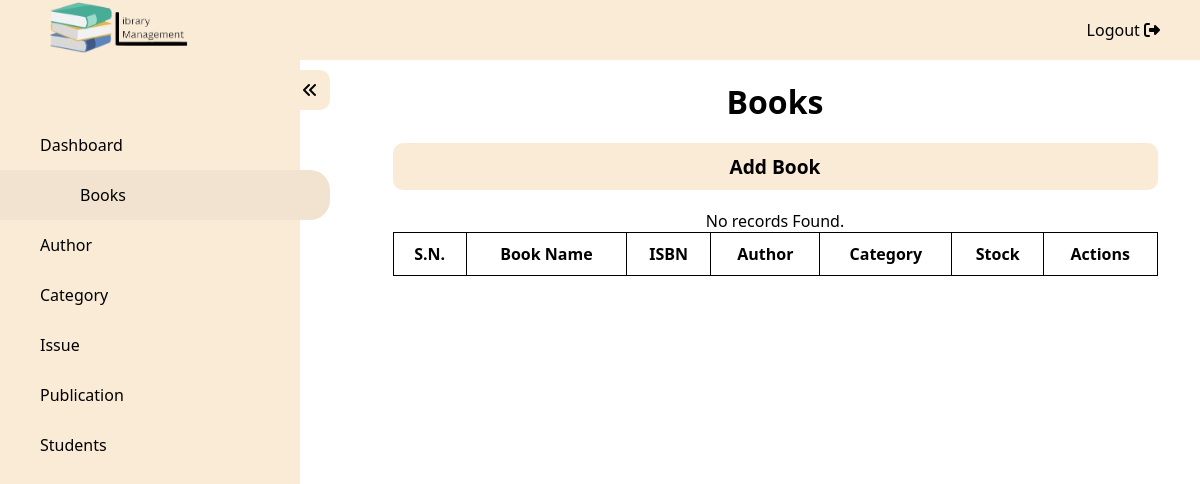
The app's page /admin/books.php (signed in), older data.
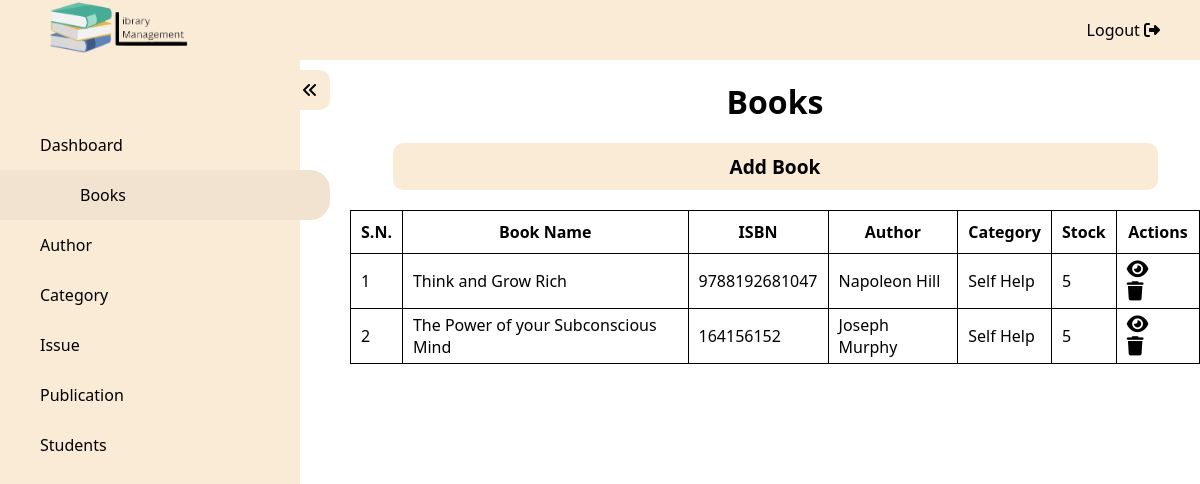
The same page, newer data.
### tables this page shows
CREATE TABLE `Book_Details` (
  `BOOK_ID` int NOT NULL,
  `BOOK_Name` varchar(255) NOT NULL,
  `BOOK_ISBN` varchar(255) NOT NULL,
  `AUT_ID` int NOT NULL,
  `CAT_ID` int NOT NULL,
  `PUB_ID` int NOT NULL,
  `BOOK_Pub_Date` varchar(50) NOT NULL,
  `BOOK_Stock` int NOT NULL,
  `BOOK_Price` int NOT NULL,
  `BOOK_Page` int NOT NULL,
  `BOOK_Image` varchar(255) NOT NULL,
  `BOOK_Add_Date` timestamp NOT NULL DEFAULT CURRENT_TIMESTAMP
);

CREATE TABLE `Author_Details` (
  `AUT_ID` int NOT NULL,
  `AUT_Name` varchar(100) NOT NULL,
  `AUT_Status` varchar(50) NOT NULL
);

CREATE TABLE `Category_Details` (
  `CAT_ID` int NOT NULL,
  `CAT_Name` varchar(100) NOT NULL,
  `CAT_Status` varchar(50) NOT NULL
);

### admin/books.php (the view, shortened to what this page needs)
<?php
require("../config/db_connect.php");
?>
<!DOCTYPE html>
<html lang="en">
<head>
    <link rel="stylesheet" href="https://cdnjs.cloudflare.com/ajax/libs/font-awesome/6.2.1/css/all.min.css" />
    <link rel="stylesheet" href="../assets/css/index.css" />
    <link rel="stylesheet" href="../assets/css/details.css">
</head>
<body>
    <nav id="topbar">
        <div class="logo"><a href="../index.php"><img src="../assets/image/logo.png" /></a></div>
        <ul>
            <li><a href="../functions/logout.php">Logout <i class="fa-solid fa-right-from-bracket"></i></a> </li>
        </ul>
    </nav>
    <div class="wrapper">
        <nav id="sidebar" class="activeSidebar">
            <div class="iconParent">
                <i class="fa-solid fa-angles-left icon"></i>
            </div>
            <ul>
                <a href="./dashboard.php">
                    <li>Dashboard</li>
                </a>
                <a href="./books.php">
                    <li class="active">Books</li>
                </a>
                <a href="./author.php">
                    <li>Author</li>
                </a>
                <a href="./category.php">
                    <li>Category</li>
                </a>
                <a href="./issue.php">
                    <li>Issue</li>
                </a>
                <a href="./publication.php">
                    <li>Publication</li>
                </a>
                <a href="./student_details.php">
                    <li>Students</li>
                </a>
            </ul>
        </nav>
        <div class="content">
            <h1>Books</h1>
            <a href="./addBook.php">
                <button>Add Book</button>
            </a>
            <table>
                <thead>
                    <tr>
                        <th>S.N.</th>
                        <th>Book Name</th>
                        <th>ISBN</th>
                        <th>Author</th>
                        <th>Category</th>
                        <th>Stock</th>
                        <th>Actions</th>
                    </tr>
                </thead>
                <tbody>
                    <?php
                    $res = mysqli_query($conn, "SELECT * FROM Book_Details JOIN Author_Details ON Book_Details.AUT_ID = Author_Details.AUT_ID JOIN Category_Details ON Book_Details.CAT_ID = Category_Details.CAT_ID");
                    if (mysqli_num_rows($res) == 0) {
                        echo "<p>No records Found.</p>";
                    } else {
                        $i = 1;
                        while ($row = mysqli_fetch_array($res)) {
                            $id = $row['BOOK_ID'];
                            $name = $row['BOOK_Name'];
                            $isbn = $row['BOOK_ISBN'];
                            $author = $row['AUT_Name'];
                            $category = $row['CAT_Name'];
                            $stock = $row['BOOK_Stock'];
                    ?>
                            <tr>
                                <td><?php echo $i; ?></td>
                                <td><?php echo $name; ?></td>
                                <td><?php echo $isbn ?></td>
                                <td><?php echo $author ?></td>
                                <td><?php echo $category ?></td>
                                <td><?php echo $stock ?></td>
                                <td>
                                    <?php echo "<a href='./bookDetail.php?id=" . $id . "'>" ?>
                                    <i class="fa-solid fa-eye"></i>
                                    </a>
                                    <?php echo "<a href='../functions/deleteAuthor.php?id=" . $id . "'>" ?><i class="fa-solid fa-trash"></i></a>
                                </td>
                            </tr>
                    <?php
                            $i++;
                        }
                    }
                    ?>
                </tbody>
            </table>
        </div>
    </div>
</body>
</html>

### assets/css/index.css (style rules this page uses)
* { margin: 0; padding: 0; box-sizing: border-box; font-family: "Segoe UI", Tahoma, Geneva, Verdana, sans-serif; }
a { text-decoration: none; color: black; }
#topbar { height: 60px; width: 100vw; background-color: antiquewhite; display: flex; justify-content: space-between; align-items: center; padding: 0 40px; position: fixed; z-index: 100; inset: 0; }
#topbar .logo img { height: 60px; }
#topbar ul { list-style: none; display: flex; gap: 20px; }
#topbar ul li { cursor: pointer; }
#sidebar { height: calc(100vh - 60px); min-width: 300px !important; background-color: antiquewhite; position: relative; width: 300px; transform: translateX(-100%); transition: transform 0.5s ease; position: fixed; z-index: 100; top: 60px; }
#sidebar .iconParent { height: 40px; width: 40px; background-color: antiquewhite; position: absolute; top: 10px; right: -30px; border-top-right-radius: 10px; border-bottom-right-radius: 10px; line-height: 40px; text-align: center; cursor: pointer; z-index: 100; }
.activeSidebar { transform: translateX(0) !important; }
#sidebar ul { height: 100%; width: 100%; display: flex; flex-direction: column; align-items: center; list-style: none; padding: 60px 0; }
#sidebar ul a { width: 100%; }
#sidebar ul a li { height: 50px; width: 100%; line-height: 50px; padding-left: 40px; cursor: pointer; }
#sidebar ul .active, #sidebar ul li:hover { width: 110%; border-top-right-radius: 20px; border-bottom-right-radius: 20px; background-color: rgb(241, 227, 208); padding-left: 80px; transition: all 0.2s ease; }
.content { margin-top: 60px; margin-left: 350px; transition: margin-left 0.5s; padding-top: 20px; }

### assets/css/details.css (style rules this page uses)
.content { display: flex; justify-content: center; align-items: center; flex-direction: column; }
h1 { text-align: center; }
.content a { width: 90%; margin: 20px auto; }
.content a button { width: 100%; padding: 10px; cursor: pointer; border: none; background-color: antiquewhite; border-radius: 10px; font-size: 1.2rem; font-weight: bold; }
table { min-width: 90%; border-collapse: collapse; margin: 0 auto; overflow-x: auto; }
th { border: 1px solid black; padding: 10px; }
td { border: 1px solid black; padding: 5px 10px; }
table i { font-size: 1.2rem; cursor: pointer; margin-right: 10px; }

Row changes from the older to the newer data that the page shows:
added book_details: BOOK_Name "Think and Grow Rich", BOOK_ISBN "9788192681047", AUT_ID.AUT_Name "Napoleon Hill", CAT_ID.CAT_Name "Self Help", BOOK_Stock "5"
added book_details: BOOK_Name "The Power of your Subconscious Mind", BOOK_ISBN "164156152", AUT_ID.AUT_Name "Joseph Murphy", CAT_ID.CAT_Name "Self Help", BOOK_Stock "5"
Text that changed along with them:
text no longer shown: "No records Found."
